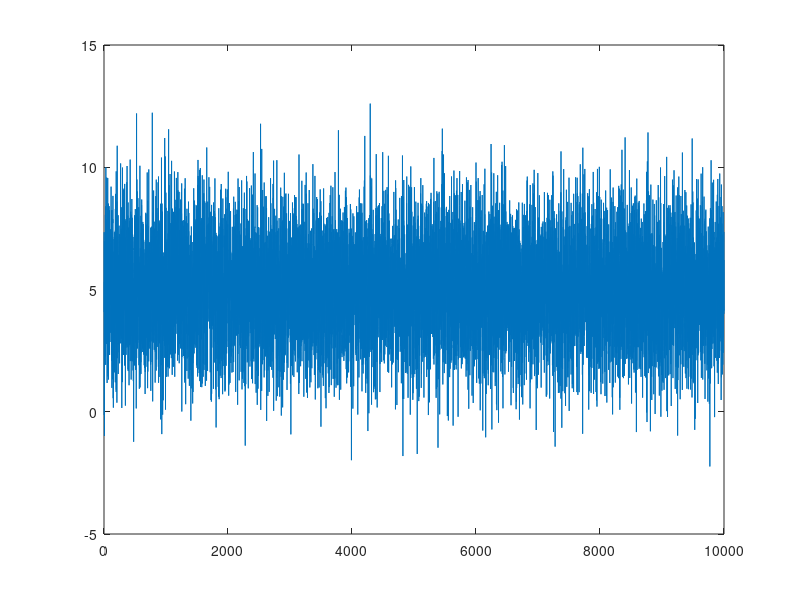
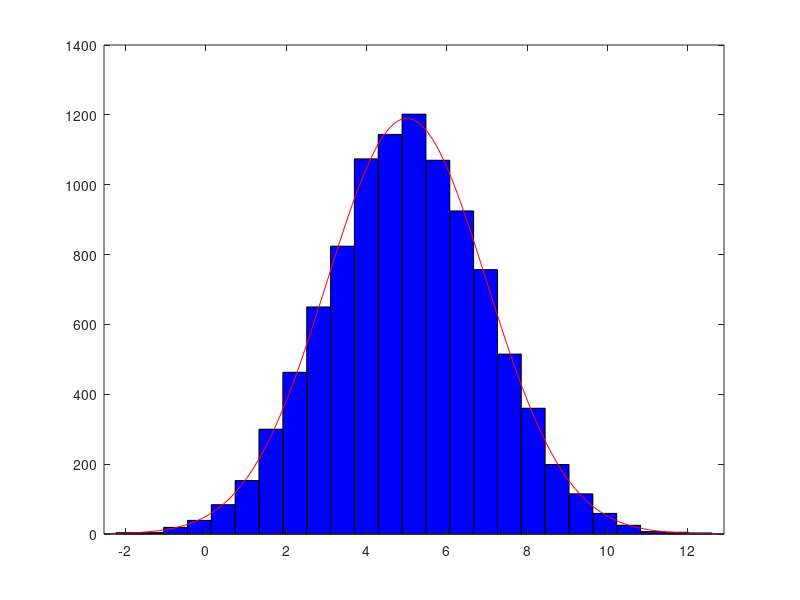
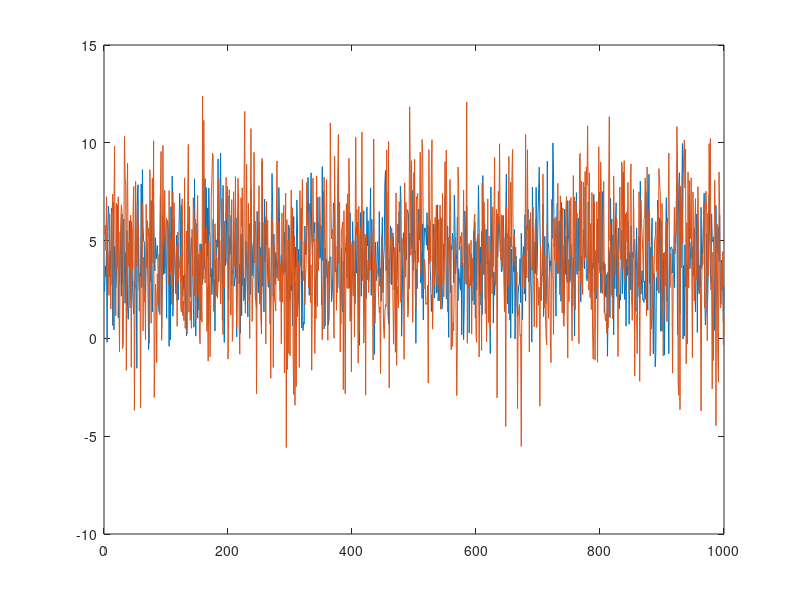
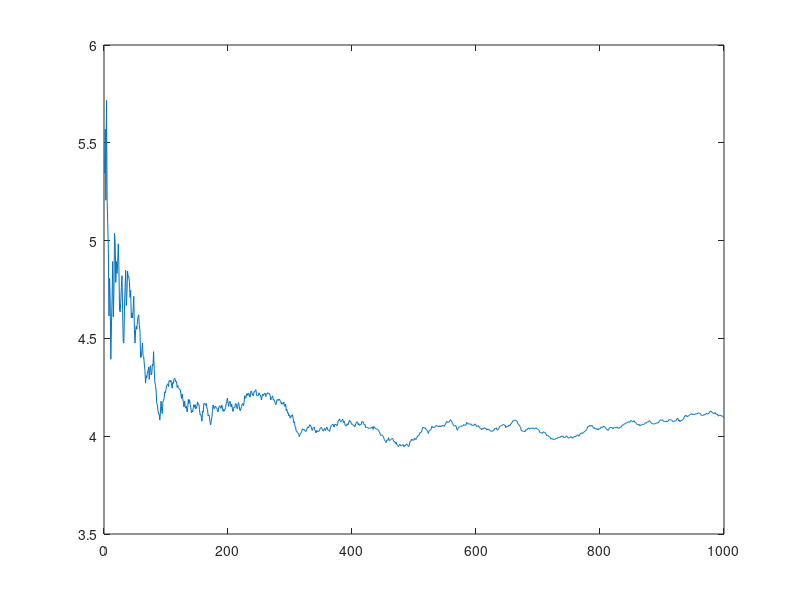

These figures' MATLAB source, in order:
close all; clear all; clc;

% (a)
% 1)
help randn;
% 2)
x = 2*randn([10000, 1]) + 5;
figure(1);
plot(x);
% 3), 4)
fprintf('mean: %f, stddev: %f \r\n', mean(x), std(x));
figure(2);
histfit(x, 25);
% (b)
v1 = 2*randn([1000,1]);
v2 = 3*randn([1000,1]);
% (c)
z1 = 4 + v1;  
z2 = 4 + v2;
figure(3);
plot(1:1:1000, z1);
hold on;
plot(1:1:1000, z2);
% (d) batch & sequential (constant x)
batch_sig = sqrt(1/(1/3^2*length(z2)));
batch_x = batch_sig^2/3^2*ones(size(z2)).'*z2;
fprintf('batch - mu: %f, stddev: %f \r\n', batch_x, batch_sig);
seq_xs = zeros([1,length(z2)]);
seq_sigs = zeros([1,length(z2)]);
seq_sig_sq = 3^2; 
seq_x = z2(1);
seq_sigs(1) = sqrt(seq_sig_sq);
seq_xs(1) = seq_x;
for t=2:1:length(z2)
    seq_sig_sq_ = 1/(1/seq_sig_sq + 1/3^2);
    seq_x_ = seq_sig_sq_/seq_sig_sq*seq_x + seq_sig_sq_/3^2*z2(t);
    seq_sig_sq = seq_sig_sq_;
    seq_x = seq_x_;
    seq_sigs(t) = sqrt(seq_sig_sq);
    seq_xs(t) = seq_x;
end
figure(4);
plot(1:length(z2),seq_xs);
figure(5);
plot(1:length(z2),seq_sigs);
fprintf('sequential - mu: %f, stddev: %f \r\n', seq_x, sqrt(seq_sig_sq));
% (e)
x = sin(2*pi/500*(1:1:1000)).';
z1 = x + v1;  
z2 = x + v2;
figure(6);
plot(1:1:1000, z1);
hold on;
plot(1:1:1000, z2);
% (f) batch & sequential (sinusoidal x)
batch_sig = sqrt(1/(1/3^2*length(z2)));
batch_x = batch_sig^2/3^2*ones(size(z2)).'*z2;
fprintf('batch - mu: %f, stddev: %f \r\n', batch_x, batch_sig);
seq_xs = zeros([1,length(z2)]);
seq_sigs = zeros([1,length(z2)]);
seq_sig_sq = 3^2; 
seq_x = z2(1);
seq_sigs(1) = sqrt(seq_sig_sq);
seq_xs(1) = seq_x;
for t=2:1:length(z2)
    seq_sig_sq_ = 1/(1/seq_sig_sq + 1/3^2);
    seq_x_ = seq_sig_sq_/seq_sig_sq*seq_x + seq_sig_sq_/3^2*z2(t);
    seq_sig_sq = seq_sig_sq_;
    seq_x = seq_x_;
    seq_sigs(t) = sqrt(seq_sig_sq);
    seq_xs(t) = seq_x;
end
figure(7);
plot(1:length(z2),seq_xs);
figure(8);
plot(1:length(z2),seq_sigs);
fprintf('sequential - mu: %f, stddev: %f \r\n', seq_x, sqrt(seq_sig_sq));
fprintf('sequential - mu: %f, stddev: %f \r\n', seq_x, sqrt(seq_sig_sq));
% (g) moving average (sinusoidal x)
mov_sig = 3/sqrt(length(z2));
Ns = [4, 9, 25, 100, 400];
mov_x = zeros(length(z2), length(Ns));
for n=1:length(Ns)
    mov_x(1,n) = z2(1);
    for t=2:length(z2)
        mov_x(t,n) = (Ns(n)-1)/Ns(n)*mov_x(t,n) + z2(t)/Ns(n);
    end
end
figure(9);
for n=1:length(Ns)
    plot(1:1:1000, mov_x(:,n));
    hold on;
end
